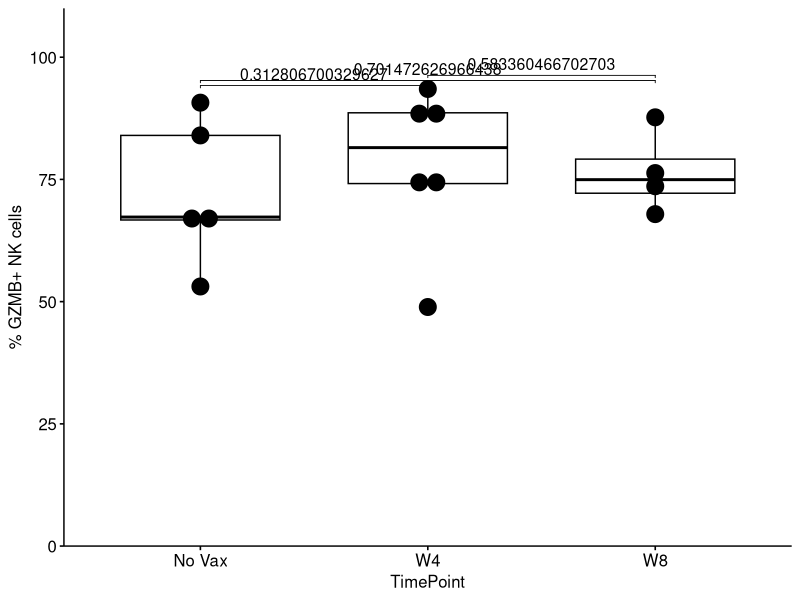
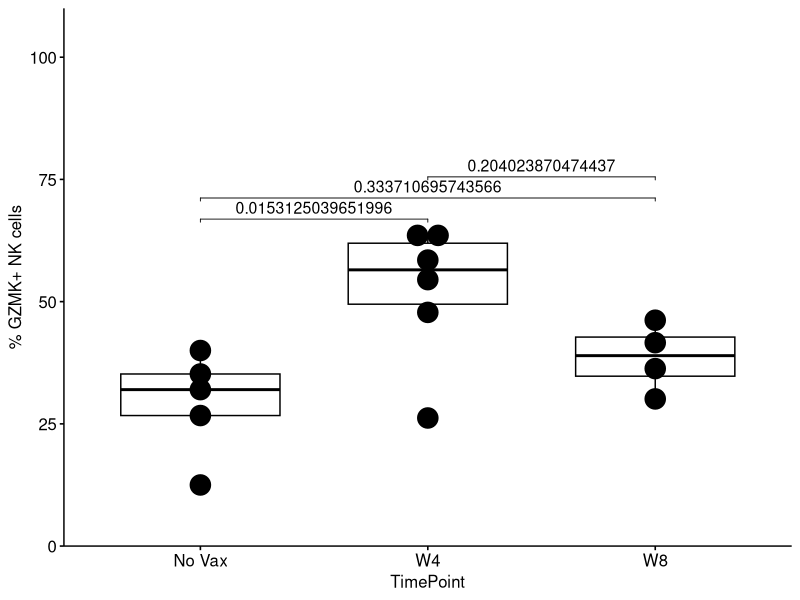
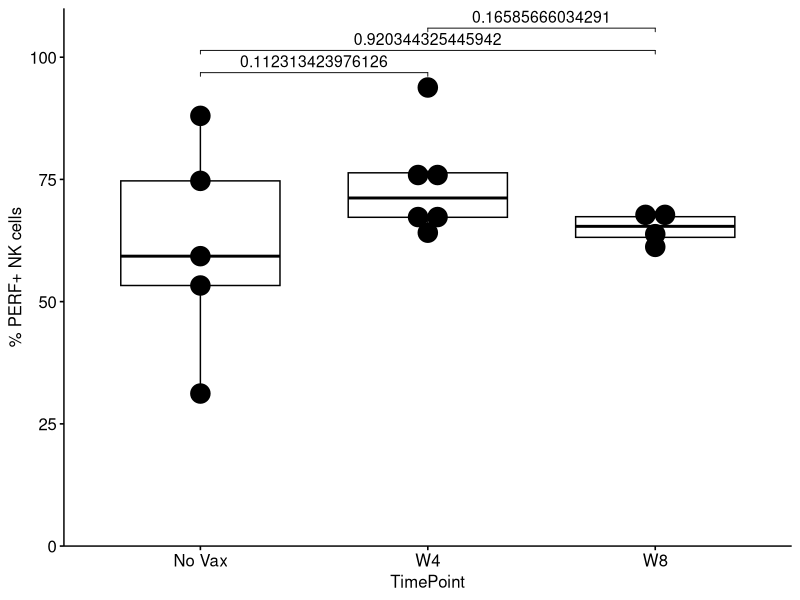
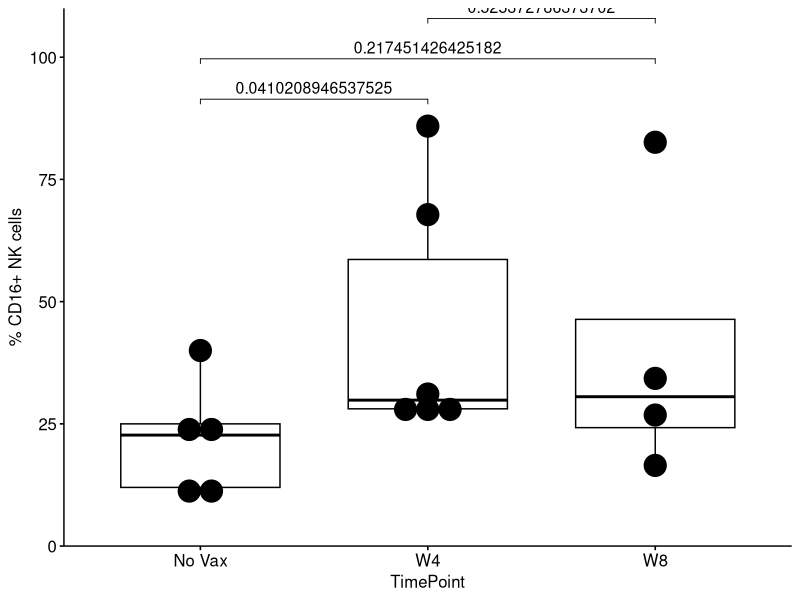
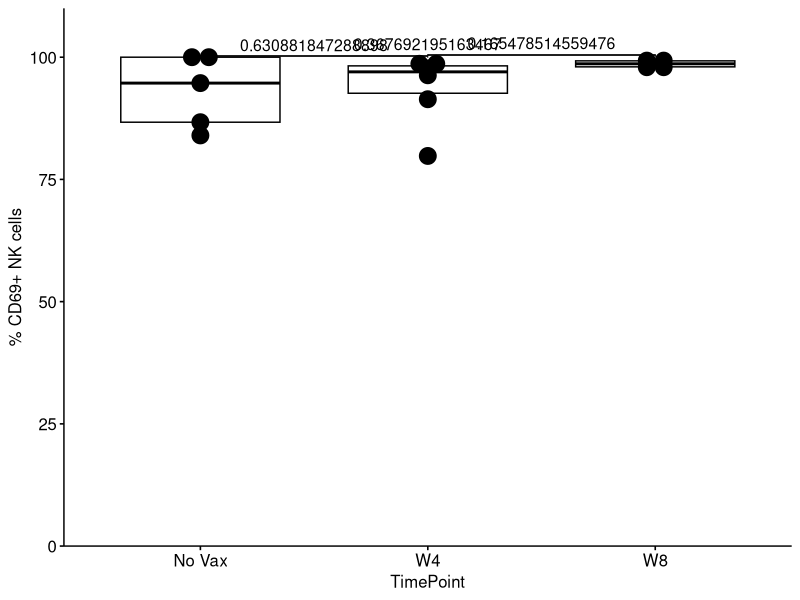
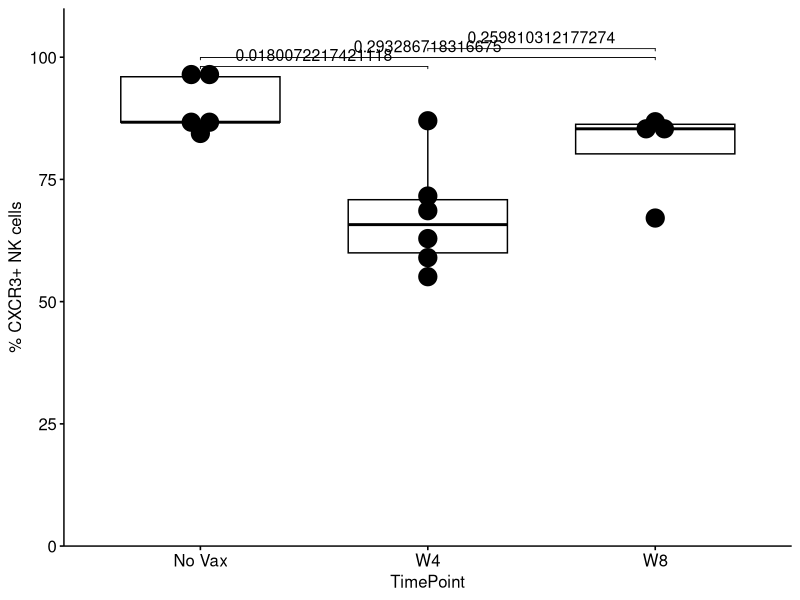
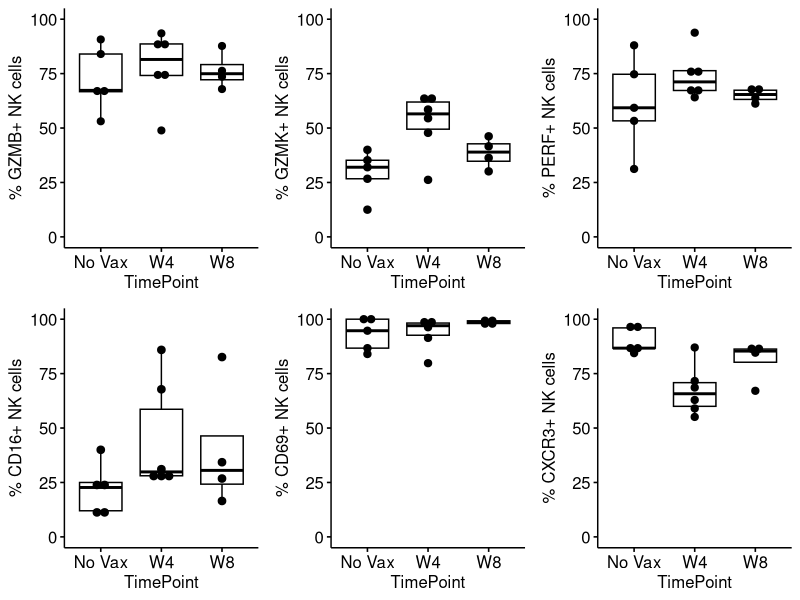

Here is the R script that generated these plots, in order:
# Load the necessary libraries
library(tidyverse)
library(dplyr)
library(ggplot2)
library(cowplot)
library(viridis)
library(ggpubr)
library(rstatix)  
library(ggpubr)  # For easy data-visualization

# Read in the CSVs
Fig2BCEFHI <- read.csv("text/Fig2BCEFHI.csv")
Fig2BCEFHI.unstim <- Fig2BCEFHI %>% filter(STIM == "Unstim") %>% arrange(TimePoint)

#### NK phenotype

a <- ggboxplot(Fig2BCEFHI.unstim, x = "TimePoint", y = "GZMB",
                ylim = c(0, 100)) +
  geom_dotplot(
    aes(fill = NULL, color = NULL),
    binaxis='y', stackdir='center', dotsize = 2.2,
    position = position_dodge(0.8)) + ylab("% GZMB+ NK cells")
a_test <- Fig2BCEFHI.unstim %>% dunn_test(GZMB ~ TimePoint)  %>%
  adjust_pvalue() %>%  add_significance("p.adj") %>% add_xy_position(x = "TimePoint")
ap <- a + stat_pvalue_manual(a_test, label = "p", , tip.length = 0.01, size = 4) +
  scale_y_continuous(expand = expansion(mult = c(0, 0.1)))
ap

b <- ggboxplot(Fig2BCEFHI.unstim, x = "TimePoint", y = "GZMK",
                ylim = c(0, 100)) +
  geom_dotplot(
    aes(fill = NULL, color = NULL),
    binaxis='y', stackdir='center', dotsize = 2,
    position = position_dodge(0.8)) + ylab("% GZMK+ NK cells")
b_test <- Fig2BCEFHI.unstim %>% dunn_test(GZMK ~ TimePoint)  %>%
  adjust_pvalue() %>%  add_significance("p.adj") %>% add_xy_position(x = "TimePoint")
bp <- b + stat_pvalue_manual(b_test, label = "p", , tip.length = 0.01, size = 4) +
  scale_y_continuous(expand = expansion(mult = c(0, 0.1)))
bp


c <- ggboxplot(Fig2BCEFHI.unstim, x = "TimePoint", y = "PERF",
                ylim = c(0, 100)) +
  geom_dotplot(
    aes(fill = NULL, color = NULL),
    binaxis='y', stackdir='center', dotsize = 1.6,
    position = position_dodge(0.8)) + ylab("% PERF+ NK cells")
c_test <- Fig2BCEFHI.unstim %>% dunn_test(PERF ~ TimePoint)  %>%
  adjust_pvalue() %>%  add_significance("p.adj") %>% add_xy_position(x = "TimePoint")
cp <- c + stat_pvalue_manual(c_test, label = "p", , tip.length = 0.01, size = 4) +
  scale_y_continuous(expand = expansion(mult = c(0, 0.1)))
cp

d <- ggboxplot(Fig2BCEFHI.unstim, x = "TimePoint", y = "CD16",
                ylim = c(0, 100)) +
  geom_dotplot(
    aes(fill = NULL, color = NULL),
    binaxis='y', stackdir='center', dotsize = 1.4,
    position = position_dodge(0.8)) + ylab("% CD16+ NK cells")
d_test <- Fig2BCEFHI.unstim %>% dunn_test(CD16 ~ TimePoint)  %>%
  adjust_pvalue() %>%  add_significance("p.adj") %>% add_xy_position(x = "TimePoint")
dp <- d + stat_pvalue_manual(d_test, label = "p", , tip.length = 0.01, size = 4) +
  scale_y_continuous(expand = expansion(mult = c(0, 0.1)))
dp

e <- ggboxplot(Fig2BCEFHI.unstim, x = "TimePoint", y = "CD69",
                ylim = c(0, 100)) +
  geom_dotplot(
    aes(fill = NULL, color = NULL),
    binaxis='y', stackdir='center', dotsize = 5,
    position = position_dodge(0.8)) + ylab("% CD69+ NK cells")
e_test <- Fig2BCEFHI.unstim %>% dunn_test(CD69 ~ TimePoint)  %>%
  adjust_pvalue() %>%  add_significance("p.adj") %>% add_xy_position(x = "TimePoint")
ep <- e + stat_pvalue_manual(e_test, label = "p", , tip.length = 0.01, size = 4) +
  scale_y_continuous(expand = expansion(mult = c(0, 0.1)))
ep

f <- ggboxplot(Fig2BCEFHI.unstim, x = "TimePoint", y = "CXCR3",
                ylim = c(0, 100)) +
  geom_dotplot(
    aes(fill = NULL, color = NULL),
    binaxis='y', stackdir='center', dotsize = 2.4,
    position = position_dodge(0.8)) + ylab("% CXCR3+ NK cells")
f_test <- Fig2BCEFHI.unstim %>% dunn_test(CXCR3 ~ TimePoint)  %>%
  adjust_pvalue() %>%  add_significance("p.adj") %>% add_xy_position(x = "TimePoint")
fp <- f + stat_pvalue_manual(f_test, label = "p", , tip.length = 0.01, size = 4) +
  scale_y_continuous(expand = expansion(mult = c(0, 0.1)))
fp


ggarrange(a,b,c,d,e,f,
          ncol = 3, nrow = 2, common.legend = FALSE)

